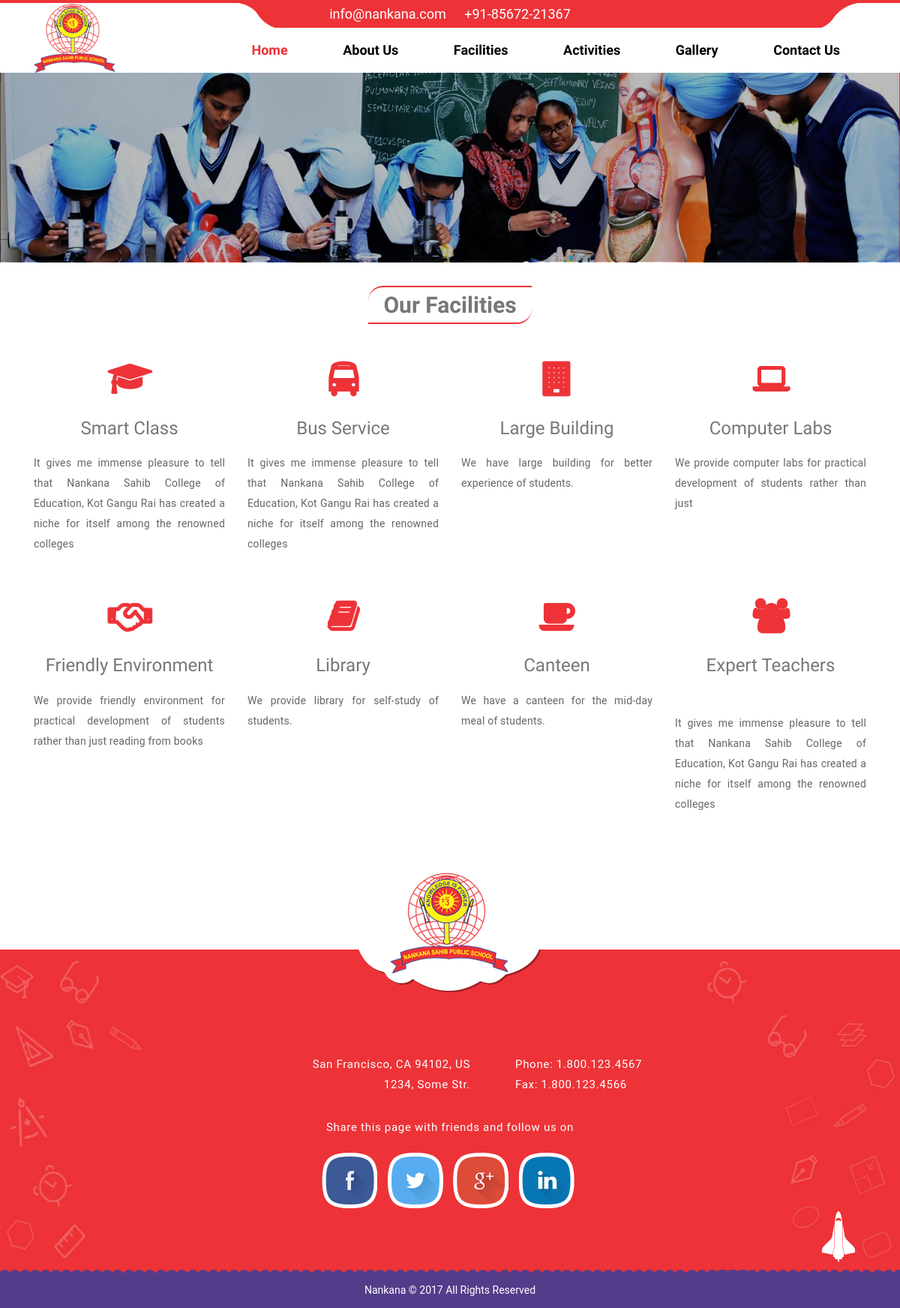
Screenshot of /kott/facility.php with the database file from the repository.
### tables this page shows
CREATE TABLE IF NOT EXISTS `featured` (
  `featured_id` int(11) NOT NULL AUTO_INCREMENT,
  `featured_title` varchar(50) NOT NULL,
  `featured_desc` varchar(2000) NOT NULL,
  `featured_icon` varchar(50) NOT NULL,
  PRIMARY KEY (`featured_id`)
);

### kott/facility.php (the view, shortened to what this page needs)
<!DOCTYPE html>
<html>
<head>
<link rel="stylesheet" href="https://maxcdn.bootstrapcdn.com/bootstrap/3.3.7/css/bootstrap.min.css"/>
<link rel="stylesheet" href="https://cdnjs.cloudflare.com/ajax/libs/font-awesome/4.7.0/css/font-awesome.min.css">
<link rel="stylesheet" href="css/animate.css"/>
<link rel="stylesheet" href="css/style.css"/>
</head>
<body>
 <?php require 'config.php';?>
<?php include 'header.php';?>
<div class="facility_banner">
<img src="img/facility.jpg" alt="facilities"/>
<div class="facility_banner_text text-center">
	<h3><span>Our Facilities</span></h3>
	<div class="container">
	<?php
					$get_featured = "select * from featured";
					$run_featured  = mysqli_query($conn, $get_featured );
					while($row_featured = mysqli_fetch_array($run_featured)){
					$featured_desc = $row_featured['featured_desc'];
					$featured_icon = $row_featured['featured_icon'];
					$featured_title = $row_featured['featured_title'];
					echo '<div class="col-lg-3 col-md-3 col-sm-6 col-xs-6 facility_icon text-center">
									<h5><span class="icon_fac '.$featured_icon.'"></span></h5>
									<h3>'.$featured_title.'</h3>
									<p>'.$featured_desc.'</p>
								</div>';
					}
				?>
	</div>
</div>
</div>
 <?php include 'footer.php';?>
 </body>
</html>

### kott/header.php (shortened to what this page needs)
<header>
	<section class="header">
		<div class="header-content">
			<div class="topbar-info">
				<div class="topbar-inform">
					<div class="container">
						<div class="topbar-info-text rotateInDownLeft animated">
							<p>
								<span class="info-text">
									info@nankana.com
								</span>
								<span class="contact">
									+91-85672-21367
								</span>
							</p>
						</div>
					</div>
				</div>
				<div class="nav-content bg-fff">
					<div class="container bg-fff">
						<div class="logo  slideInDown animated p-15">
							<img src="img/logo.png" alt="logo"/>
						</div>
						<div class="custom_navbar p-15">
							<ul class="list-inline slideInUp animated text-right">
								<li><a href="index.php" class="red">Home</a></li>
								<li><a href="aboutus.php">About Us</a></li>
								<li><a href="facility.php">Facilities</a></li>
								<li><a href="activity.php">Activities</a></li>
								<li><a href="gallery.php">Gallery</a></li>
								<li><a href="contact.php">Contact Us</a></li>
							</ul>
						</div>
						<div class="clearfix"></div>
					</div>
				</div>
			</div>
		</div>
	</section>
</header>

### kott/footer.php (shortened to what this page needs)
<footer class="footer">
<div class="logo_down">
<img src="img/logo_down.png"  alt=""/>
</div>
<img src="img/footer_bg.jpg" class="footer_abs" alt=""/>
<div class="container">
	<div class="footer_text">
		<div class="footer-text-left text-right">
			<p>San Francisco, CA 94102, US<br>
			1234, Some Str.</p>
		</div>
		<div class="footer-text-right text-left">
			<p>Phone: 1.800.123.4567<br>
			Fax: 1.800.123.4566</p>
		</div>
		<div class="clearfix"></div>
		<div class="center-text text-center">
			<p class="text-center fff">Share this page with friends and follow us on</p>
			<ul class="text-center list-inline">
				<li><a href="#"><img src="img/fb.png" alt=""></a></li>
				<li><a href="#"><img src="img/twitter.png" alt=""></a></li>
				<li><a href="#"><img src="img/google.png" alt=""></a></li>
				<li><a href="#"><img src="img/linked.png" alt=""></a></li>
			</ul>
		</div>
	</div>
</div>
<div class="ddd text-right hidden-sm hidden-xs">
<span class="fa-space-shuttle fa fa-4x go_top"></span>
</div>
</footer>
<div class="copyright text-center fff">
<img src="img/bluestrip.png" alt="" class="foot_strip">
			<p>Nankana © 2017 All Rights Reserved</p>
		</div>

### kott/css/style.css (style rules this page uses)
* { padding: 0; margin: 0; box-sizing: border-box; }
body { font-family: 'Dosis', sans-serif; -webkit-user-select:none; }
.go_top { -webkit-transform: rotate(-90deg); -moz-transform: rotate(-90deg); -ms-transform: rotate(-90deg); -o-transform: rotate(-90deg); transform: rotate(-90deg); color: #fff; margin-right: 50px; }
p { font-family: 'Roboto', sans-serif; font-weight: normal; line-height: 27px; }
ul , li { list-style: none; }
a , a:hover , a:focus , a:visited { text-decoration: none !important; }
.fff { color:#fff; }
.red { color: #ed3237 !important; }
.bg-fff { background:#fff; }
.p-15 { padding: 0 15px; }
img { max-width: 100%; }
.topbar-inform { background:url(../img/nav-back.jpg); text-align: center; background-size: 100% 100%; color: #fff; background-repeat: no-repeat; background-position: center center; }
.topbar-info-text { padding: 0.5rem; }
.topbar-info-text p { font-size: 18px; margin: 0; }
.custom_navbar ul li { position: relative; }
.custom_navbar ul li:after { content: ''; width: 75%; height: 2px; margin: auto; display: block; background: red; position: absolute; opacity: 0; border-radius: 1px; left: 0; right: 0; bottom: 5px; }
.custom_navbar ul li a { transition:1s; }
.custom_navbar ul li:before { content: ''; width: 75%; margin: auto; display: block; height: 2px; background: red; position: absolute; opacity: 0; border-radius: 1px; left: 0; right: 0; top: 5px; }
.facility_banner img { width:100%; }
.custom_navbar ul li a { transform:translateY(0%);opacity: 1; }
.topbar-info-text p span { padding: 0 1rem; }
.custom_navbar { float: right; }
.logo { float: left; width: 138px; height: 100px; position: absolute; top: 0; z-index: 999; margin: 5px 0; }
.custom_navbar ul { margin: 0; }
.custom_navbar ul li a { font-size: 18px; line-height: 30px; display: block; font-weight: bold; padding: 1.5rem 3rem; color: #000; }
.footer { position: relative; padding-top: 7rem; padding-bottom: 2rem; margin-top: 12rem; }
.footer_abs { position:absolute; left:0; z-index:-1; top:0; width:100%; height:100%; right:0; }
.logo_down { position:absolute; top:-102px; left:0; right:0; text-align:center; }
.footer p { font-size: 15px; padding: 1rem 0; letter-spacing: 0.7px; }
.footer-text-left { width: 55%; color: #fff; padding-right:3rem; margin-top: 6rem; position:relative; float: left; }
.footer-text-right { width: 45%; position:relative; padding-left:3rem; margin-top: 6rem; color: #fff; float: right; }
.copyright { background:#533c8a; position:relative; }
.copyright p { margin:0; padding:1rem; }
.foot_strip { position: absolute; text-align: center; top: -4px; left: 0; right: 0; width:100%; }
.facility_banner_text { color: #777; transition:0.5; }
.facility_banner_text > h3 { padding: 2rem 0; font-size: 30px; font-weight: 600; }
.facility_banner_text .facility_icon { margin: 1rem 0; }
.facility_banner_text .facility_icon p { font-size:14px; color:#666; padding: 1rem 0; letter-spacing: 0.2px; text-align:justify; }
.facility_banner_text .facility_icon h5 span { color: #ed3338; font-size: 45px; font-weight: 600; padding: 1rem 0; }
.facility_banner_text h3 span { border-top: 2px solid #ed3338; border-top-left-radius: 20px; border-bottom-right-radius: 20px; border-bottom: 2px solid #ed3338; padding: 6px 20px; }
.facility_icon:nth-of-type(5) { clear:both; }

### rows the page displays
featured: featured_title "Smart Class", featured_desc "It gives me immense pleasure to tell that Nankana Sahib College of Education, Kot Gangu Rai has created a niche for itself among the renowned colleges"
featured: featured_title "Bus Service", featured_desc "It gives me immense pleasure to tell that Nankana Sahib College of Education, Kot Gangu Rai has created a niche for itself among the renowned colleges"
featured: featured_title "Large Building", featured_desc "We have large building for better experience of students."
featured: featured_title "Computer Labs", featured_desc "We provide computer labs for practical development of students rather than just"
featured: featured_title "Friendly Environment", featured_desc "We provide friendly environment for practical development of students rather than just reading from books"
featured: featured_title "Library", featured_desc "We provide library for self-study of students."
featured: featured_title "Canteen", featured_desc "We have a canteen for the mid-day meal of students."
featured: featured_title "Expert Teachers", featured_desc "It gives me immense pleasure to tell that Nankana Sahib College of Education, Kot Gangu Rai has created a niche for itself among the renowned colleges"
